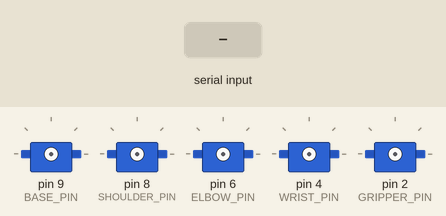
A sketch run on a simulated Arduino Uno, built with avr-gcc and run on an emulated ATmega328P. On the bench: 5 × servo. Inputs (shaded band) come from the test bench. What the sketch prints to the serial monitor is not drawn.

Above: at 1.2 s.
1.3 s: "0\n" received over Serial
10.3 s: byte 104 ('h') received over Serial
Timing chart, 0 to 13.3 s (numbered marks = the images above; inputs shaded):
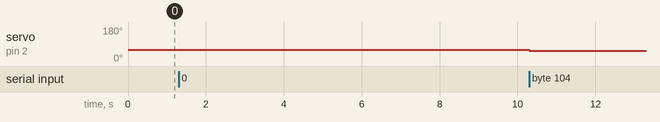

Measured:
- after the input at 10.3 s, servo on pin 2 (GRIPPER_PIN): 60° → 55° at once

The sketch:

ROBOT_V1.ino
```cpp
#include <Servo.h>

Servo baseServo;
Servo shoulderServo;
Servo elbowServo;
Servo wristServo;
Servo gripperServo;

// Arduino signal pins
constexpr uint8_t BASE_PIN     = 9;
constexpr uint8_t SHOULDER_PIN = 8;
constexpr uint8_t ELBOW_PIN    = 6;
constexpr uint8_t WRIST_PIN    = 4;
constexpr uint8_t GRIPPER_PIN  = 2;

// Defined home positions.
// These may need adjusting to suit your arm.
constexpr int BASE_HOME     = 90;
constexpr int SHOULDER_HOME = 90;
constexpr int ELBOW_HOME    = 90;
constexpr int WRIST_HOME    = 90;
constexpr int GRIPPER_HOME  = 60;

// Current commanded positions.
// These become valid after homing.
int baseAngle     = BASE_HOME;
int shoulderAngle = SHOULDER_HOME;
int elbowAngle    = ELBOW_HOME;
int wristAngle    = WRIST_HOME;
int gripperAngle  = GRIPPER_HOME;

// Safer temporary movement limits.
// Increase these only after checking the real mechanical endpoints.
constexpr int BASE_MIN     = 10;
constexpr int BASE_MAX     = 170;

constexpr int SHOULDER_MIN = 25;
constexpr int SHOULDER_MAX = 155;

constexpr int ELBOW_MIN    = 20;
constexpr int ELBOW_MAX    = 160;

constexpr int WRIST_MIN    = 15;
constexpr int WRIST_MAX    = 165;

constexpr int GRIPPER_MIN  = 25;
constexpr int GRIPPER_MAX  = 175;

// Movement per key press.
constexpr int STEP_SIZE = 5;

bool armHomed = false;

void moveServo(
  Servo &servo,
  int &angle,
  int amount,
  int minimumAngle,
  int maximumAngle
) {
  angle = constrain(
    angle + amount,
    minimumAngle,
    maximumAngle
  );

  servo.write(angle);
}

void printAngles() {
  Serial.print("Base: ");
  Serial.print(baseAngle);

  Serial.print("  Shoulder: ");
  Serial.print(shoulderAngle);

  Serial.print("  Elbow: ");
  Serial.print(elbowAngle);

  Serial.print("  Wrist: ");
  Serial.print(wristAngle);

  Serial.print("  Gripper: ");
  Serial.println(gripperAngle);
}

void homeArm() {
  Serial.println();
  Serial.println("Homing arm one joint at a time...");
  Serial.println("Keep clear and support the arm if necessary.");

  /*
    Standard servos do not provide their current positions.

    The first movement of each servo may therefore still be larger
    than expected. Homing them separately prevents all five joints
    moving at once.
  */

  Serial.println("Homing base...");
  baseServo.write(BASE_HOME);
  baseServo.attach(BASE_PIN);
  delay(1500);

  Serial.println("Homing shoulder...");
  shoulderServo.write(SHOULDER_HOME);
  shoulderServo.attach(SHOULDER_PIN);
  delay(1500);

  Serial.println("Homing elbow...");
  elbowServo.write(ELBOW_HOME);
  elbowServo.attach(ELBOW_PIN);
  delay(1500);

  Serial.println("Homing wrist...");
  wristServo.write(WRIST_HOME);
  wristServo.attach(WRIST_PIN);
  delay(1500);

  Serial.println("Homing gripper...");
  gripperServo.write(GRIPPER_HOME);
  gripperServo.attach(GRIPPER_PIN);
  delay(1500);

  baseAngle     = BASE_HOME;
  shoulderAngle = SHOULDER_HOME;
  elbowAngle    = ELBOW_HOME;
  wristAngle    = WRIST_HOME;
  gripperAngle  = GRIPPER_HOME;

  armHomed = true;

  Serial.println();
  Serial.println("Homing complete.");
  Serial.println("Arm controls are now enabled.");
}

void setup() {
  Serial.begin(115200);

  /*
    Do not attach or command any servos on startup.

    The arm will remain untouched until 0 is pressed.
  */

  Serial.println();
  Serial.println("Robot arm controller ready");
  Serial.println();
  Serial.println("Press 0 to home the arm.");
  Serial.println("Movement controls are disabled until homing is complete.");
  Serial.println();
  Serial.println("A/D = base");
  Serial.println("W/S = shoulder");
  Serial.println("R/F = elbow");
  Serial.println("T/G = wrist");
  Serial.println("Y/H = gripper");
  Serial.println("P = print angles");
}

void loop() {
  if (Serial.available() == 0) {
    return;
  }

  char command = Serial.read();

  // Ignore line-ending characters.
  if (command == '\r' || command == '\n') {
    return;
  }

  // Convert uppercase letters to lowercase.
  if (command >= 'A' && command <= 'Z') {
    command += 'a' - 'A';
  }

  // Homing is always allowed.
  if (command == '0') {
    if (!armHomed) {
      homeArm();
    } else {
      Serial.println("Arm is already homed.");
    }

    return;
  }

  // Print the stored angles.
  if (command == 'p') {
    if (armHomed) {
      printAngles();
    } else {
      Serial.println("Arm has not been homed yet.");
    }

    return;
  }

  // Do not allow movement before homing.
  if (!armHomed) {
    Serial.println("Press 0 to home the arm first.");
    return;
  }

  switch (command) {
    case 'a':
      moveServo(
        baseServo,
        baseAngle,
        -STEP_SIZE,
        BASE_MIN,
        BASE_MAX
      );
      break;

    case 'd':
      moveServo(
        baseServo,
        baseAngle,
        STEP_SIZE,
        BASE_MIN,
        BASE_MAX
      );
      break;

    case 'w':
      moveServo(
        shoulderServo,
        shoulderAngle,
        STEP_SIZE,
        SHOULDER_MIN,
        SHOULDER_MAX
      );
      break;

    case 's':
      moveServo(
        shoulderServo,
        shoulderAngle,
        -STEP_SIZE,
        SHOULDER_MIN,
        SHOULDER_MAX
      );
      break;

    case 'r':
      moveServo(
        elbowServo,
        elbowAngle,
        STEP_SIZE,
        ELBOW_MIN,
        ELBOW_MAX
      );
      break;

    case 'f':
      moveServo(
        elbowServo,
        elbowAngle,
        -STEP_SIZE,
        ELBOW_MIN,
        ELBOW_MAX
      );
      break;

    case 't':
      moveServo(
        wristServo,
        wristAngle,
        STEP_SIZE,
        WRIST_MIN,
        WRIST_MAX
      );
      break;

    case 'g':
      moveServo(
        wristServo,
        wristAngle,
        -STEP_SIZE,
        WRIST_MIN,
        WRIST_MAX
      );
      break;

    case 'y':
      moveServo(
        gripperServo,
        gripperAngle,
        STEP_SIZE,
        GRIPPER_MIN,
        GRIPPER_MAX
      );
      break;

    case 'h':
      moveServo(
        gripperServo,
        gripperAngle,
        -STEP_SIZE,
        GRIPPER_MIN,
        GRIPPER_MAX
      );
      break;
  }
}
```
